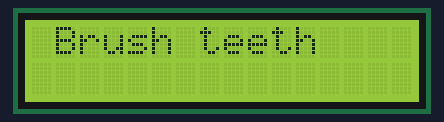
Recording of a sketch running on a simulated Arduino Uno, built with avr-gcc and run on an emulated ATmega328P. On the bench: 16×2 character LCD.

Above: at 0.1 s.
At 5.1 s:
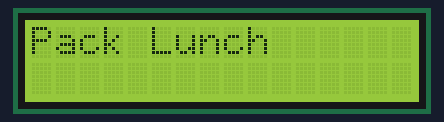

Measured:
- what the display in image 1 shows lasts 5.0 s, from 5.1 s to 10.1 s

The sketch:

LCD2a.ino
```cpp
  /*
SparkFun Inventor's Kit
Example sketch 17

LIQUID CRYSTAL DISPLAY (LCD)

  This sketch will show you how to connect an LCD to your Arduino
  and display any data you wish.

This sketch was written by SparkFun Electronics,
with lots of help from the Arduino community.
This code is completely free for any use.
Visit https://www.sparkfun.com/products/12060 for SIK information.
Visit http://www.arduino.cc to learn more about Arduino.
*/

// Load the LiquidCrystal library, which will give us
// commands to interface to the LCD:

#include <LiquidCrystal.h>

// Initialize the library with the pins we're using.
// (Note that you can use different pins if needed.)
// See http://arduino.cc/en/Reference/LiquidCrystal
// for more information:

LiquidCrystal lcd(12,11,5,4,3,2);

void setup()
{
  // The LiquidCrystal library can be used with many different
  // LCD sizes. We're using one that's 2 lines of 16 characters,
  // so we'll inform the library of that:

  lcd.begin(16, 2);


  lcd.clear();

}


void loop()
{
  lcd.setCursor(1,0);
  lcd.print("Brush teeth");
  delay(5000);
  lcd.clear();
  lcd.print("Pack Lunch");
  delay(5000);
  lcd.clear();
}
```
